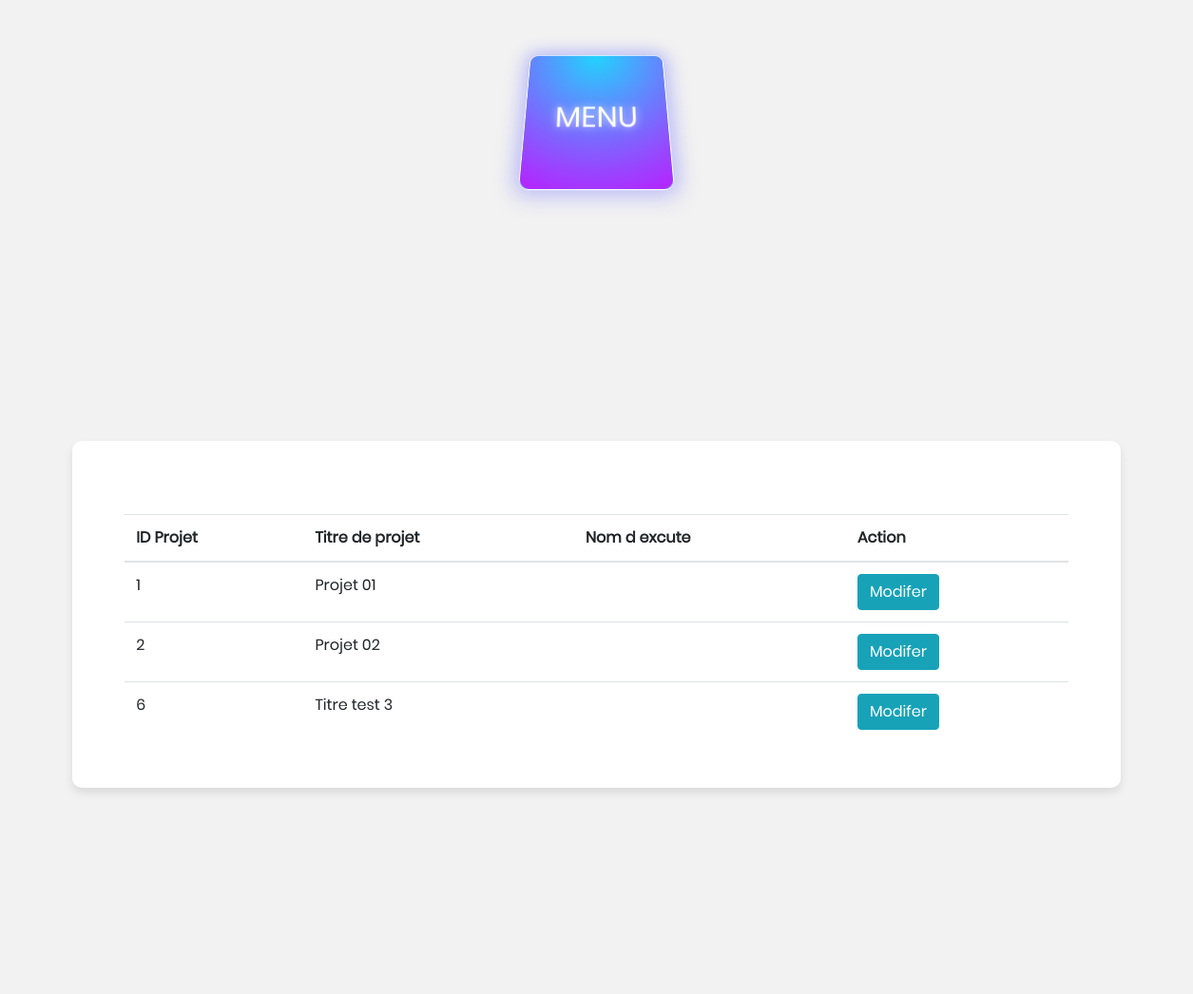
/Consultation-projet.php, run on an earlier commit of the app's database.
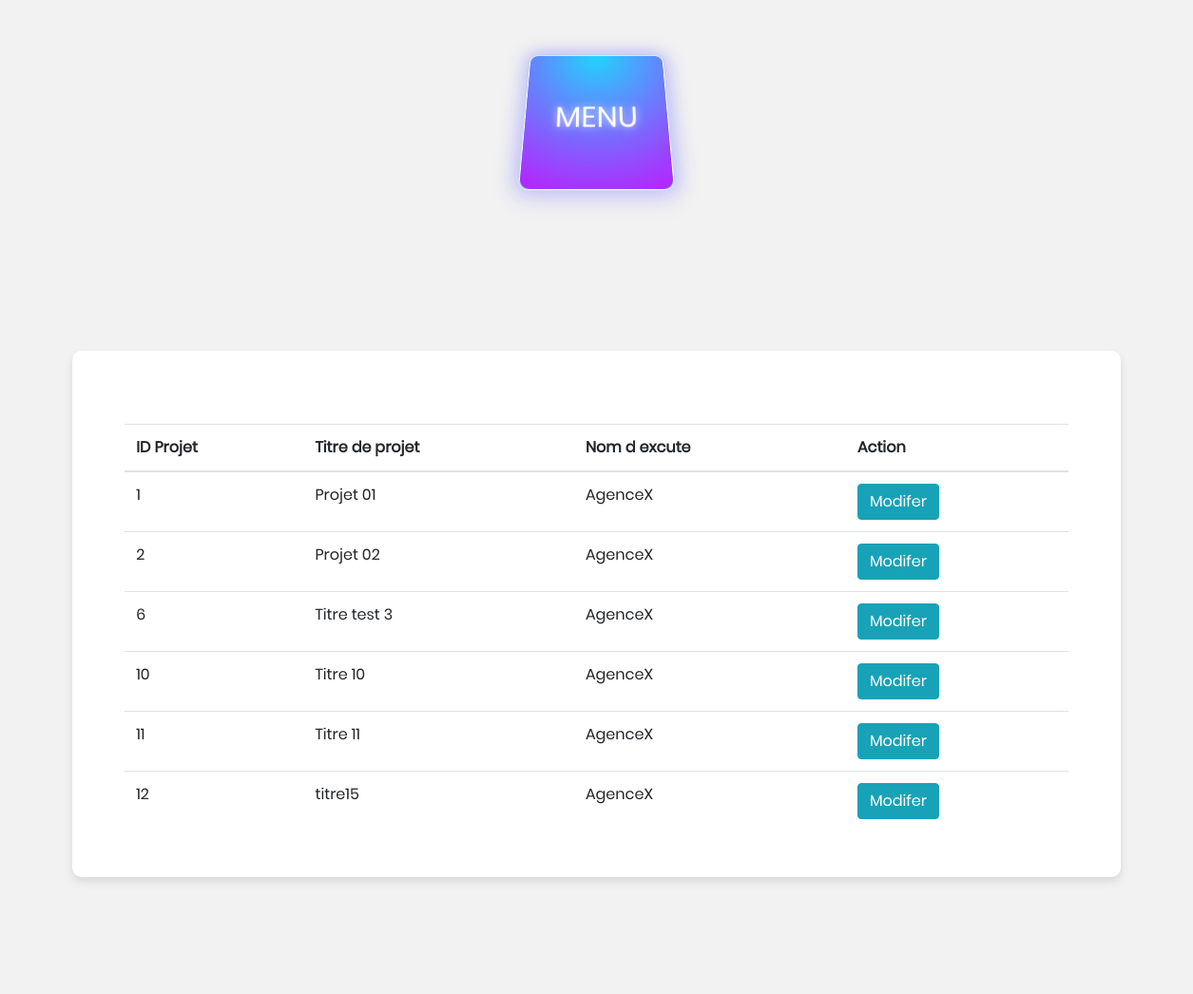
And on a later commit of the database.
### tables this page shows
CREATE TABLE `projet` (
  `IdProjet` int(10) NOT NULL,
  `TitreProjet` varchar(50) DEFAULT NULL,
  `typeprojet` varchar(50) DEFAULT NULL,
  `sujetprojet` varchar(50) DEFAULT NULL,
  `textprojet` text,
  `objectifprojet` text,
  `specialiteprojet` varchar(50) DEFAULT NULL,
  `champprojet` varchar(50) DEFAULT NULL,
  `indicenrprojet` int(10) DEFAULT NULL,
  `voteprojet` int(10) DEFAULT NULL,
  `normeExcutprojet` text,
  `indicesNRProjet` float DEFAULT NULL,
  `booleenPDR` tinyint(1) DEFAULT NULL,
  `SourcePDF` blob
);

### Consultation-projet.php (the view, shortened to what this page needs)
<!DOCTYPE html>
<html>
<head>
  <link rel="stylesheet" type="text/css" href="./vendor/bootstrap/css/bootstrap.css">
  <link rel="stylesheet" type="text/css" href="./fonts/font-awesome-4.7.0/css/font-awesome.min.css">
  <link rel="stylesheet" type="text/css" href="./fonts/iconic/css/material-design-iconic-font.min.css">
  <link rel="stylesheet" type="text/css" href="./css/util.css">
  <link rel="stylesheet" type="text/css" href="./css/main.css">
</head>
<header>
 <div style="background: #f2f2f2;">
<?php
include "MenuDesign.php";
?>
</div>
</header>
<body>
    <div class="container-main100">
      <div class="wrap-main-body">
<div class="container">
<div class="row justify-content-center">
<table class="table">
 <thead>
   <tr>
     <th>ID Projet</th>
     <th>Titre de projet </th>
     <th>Nom d excute</th>
     <th colspan="2">Action</th>
   </tr>
 </thead>
 <?php
include("database.php");
 $sql = "SELECT * FROM projet";
$result = mysqli_query($bdd,$sql);
while ( $row = mysqli_fetch_array($result,MYSQLI_ASSOC) ) {  ?>
<?php
$iduser00=1;
 $sql0 = "SELECT NomExcute FROM distruberprojet WHERE iduser =".$iduser00;
  $result0 = mysqli_query($bdd,$sql0);
  $row0 = mysqli_fetch_array($result0,MYSQLI_ASSOC);
?>
<tr>
<td id="IdProjet"><?php echo $row["IdProjet"];  ?></td>
<td id="TitreProjet"><?php echo $row["TitreProjet"];  ?></td>
<td id="NomExcute"><?php echo $row0["NomExcute"];  ?> </td>
<td>
  <a href="ModifProjet.php?Modif=<?php echo $row["IdProjet"]; ?>"
  class="btn btn-info" name="<?php echo $row["IdProjet"]; ?>">Modifer</a>
</td>
</tr>
<?php
}
?>
</table>
</div>
</div>
</div>
</div>
</body>
</html>

### MenuDesign.php (shortened to what this page needs)
<!DOCTYPE html>
<html lang="en" >
<head>
 <link rel="stylesheet" type="text/css" href="./css/menustyle.css">
</head>
<body>
<center>
<div class="all">
<div class="center" onclick="location.href = 'Accueil.php';">
  <div class="explainer"><span> MENU </br><?php if (isset($_SESSION['nom'])) {
                                        } else {echo "";} ?></span></div>
  </div>
</div>
</center>
</body>
</html>

### css/main.css (style rules this page uses)
* { margin: 0px; padding: 0px; box-sizing: border-box; }
body, html { height: 100%; font-family: Poppins-Regular, sans-serif; }
a { font-family: Poppins-Regular; font-size: 14px; line-height: 1.7; color: #666666; margin: 0px; transition: all 0.4s; -webkit-transition: all 0.4s; -o-transition: all 0.4s; -moz-transition: all 0.4s; }
.container-main100 { width: 100%; min-height: 100vh; display: -webkit-box; display: -webkit-flex; display: -moz-box; display: -ms-flexbox; display: flex; flex-wrap: wrap; justify-content: center; align-items: center; padding: 15px; background: #f2f2f2; }
.wrap-main-body { width: 90%; background: #fff; border-radius: 10px; overflow: hidden; padding: 77px 55px 33px 55px; box-shadow: 0 5px 10px 0px rgba(0, 0, 0, 0.1); -moz-box-shadow: 0 5px 10px 0px rgba(0, 0, 0, 0.1); -webkit-box-shadow: 0 5px 10px 0px rgba(0, 0, 0, 0.1); -o-box-shadow: 0 5px 10px 0px rgba(0, 0, 0, 0.1); -ms-box-shadow: 0 5px 10px 0px rgba(0, 0, 0, 0.1); }

### css/menustyle.css (style rules this page uses)
.all { width: 60%; padding-bottom: 48px; padding-top: 48px; display: flex; -webkit-perspective: 10px; perspective: 10px; -webkit-transform: perspective(300px) rotateX(20deg); transform: perspective(300px) rotateX(20deg); will-change: perspective; -webkit-perspective-origin: center center; perspective-origin: center center; transition: all 1.3s ease-out; justify-content: center; -webkit-transform-style: preserve-3d; transform-style: preserve-3d; }
.left, .center, .right, .lefter, .righter { width: 200px; height: 150px; -webkit-transform-style: preserve-3d; transform-style: preserve-3d; border-radius: 10px; border: 1px solid #fff; box-shadow: 0 0 20px 5px rgba(100, 100, 255, 0.4); opacity: 0; transition: all .3s ease; transition-delay: 1s; position: relative; background-position: center center; background-size: contain; background-repeat: no-repeat; background-color: #58d; cursor: pointer; background-blend-mode: color-burn; }
.center { opacity: 1; background-image: url(https://cdn3.iconfinder.com/data/icons/other-icons/48/app_window-512.png); }
.explainer { font-weight: 300; font-size: 2rem; color: #fff; transition: all .6s ease; width: 100%; height: 100%; background-color: #303050; background-image: radial-gradient(circle at center top, #21d4fd, #b721ff); border-radius: 10px; text-shadow: 0 0 10px rgba(255, 255, 255, 0.8); display: flex; justify-content: center; align-items: center; }

What changed in the data, as far as the page shows it:
shown differently, row unchanged: projet "Projet 01": NomExcute (not shown) → "AgenceX"
shown differently, row unchanged: projet "Projet 02": NomExcute (not shown) → "AgenceX"
shown differently, row unchanged: projet "Titre test 3": NomExcute (not shown) → "AgenceX"
added projet: IdProjet "10", TitreProjet "Titre 10", NomExcute "AgenceX"
added projet: IdProjet "11", TitreProjet "Titre 11", NomExcute "AgenceX"
added projet: IdProjet "12", TitreProjet "titre15", NomExcute "AgenceX"
